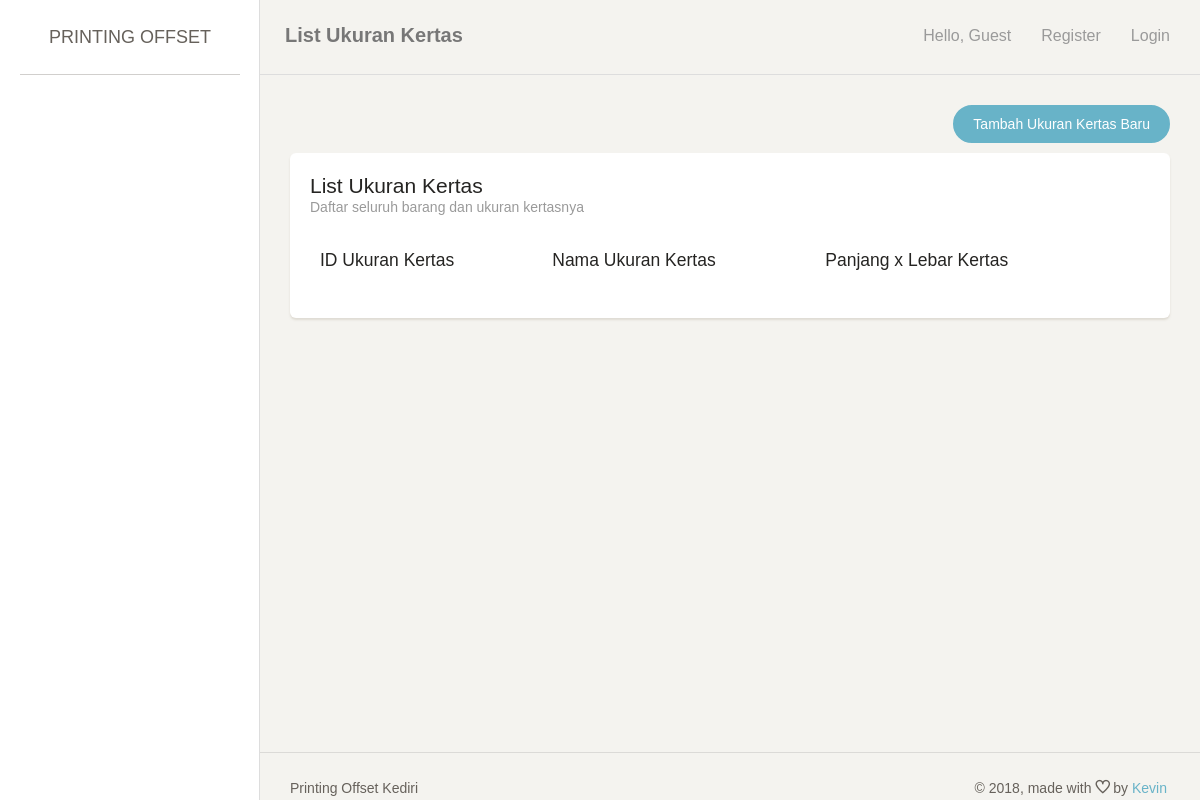
The app's page /index.php/ukurankertas, older data.
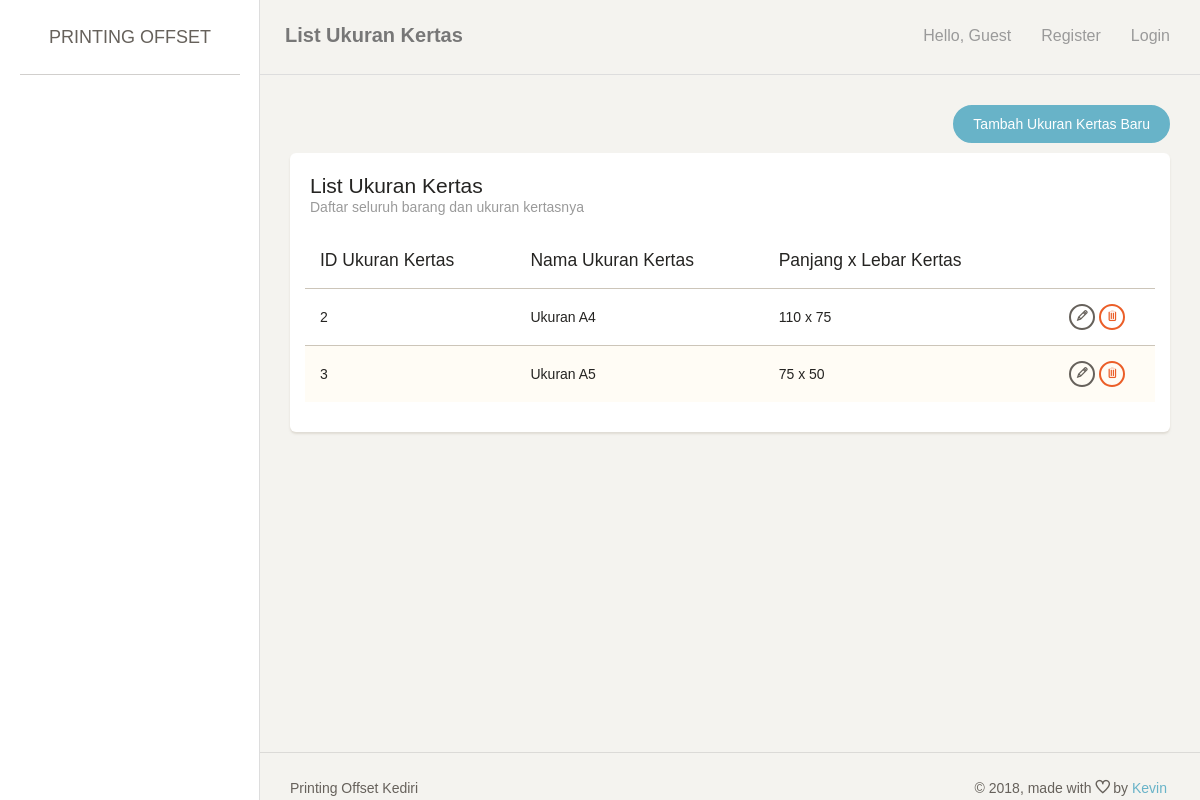
The same page, newer data.
### tables this page shows
CREATE TABLE `ukuran_kertas` (
  `id_ukuran_kertas` int(11) NOT NULL,
  `nama_ukuran_kertas` varchar(255) DEFAULT NULL,
  `panjang_kertas` int(11) DEFAULT NULL,
  `lebar_kertas` int(11) DEFAULT NULL
);

### application/controllers/UkuranKertas.php (called while the page is built, shortened)
<?php
class UkuranKertas extends CI_Controller {
	public function index() {
		$this->lst();
	}
	public function lst() {
		if ($_SESSION['printer']['user']['role'] == 0){
			$data['page_title'] = 'List Ukuran Kertas';
			$data['page_note'] = 'Daftar seluruh barang dan ukuran kertasnya';
			$data['row'] = $this->MUkuranKertas->getAll();
			$this->load->view('header', $data);
			$this->load->view('ukurankertas_list', $data);
			$this->load->view('footer', $data);
		} else {
			redirect('login');
		}
	}
}

### index.php (called while the page is built, shortened)
<?php
require_once BASEPATH.'core/CodeIgniter.php';

### application/models/UkuranKertas_model.php (called while the page is built, shortened)
<?php
class UkuranKertas_model extends CI_Model {
	public function getAll() {
		$this->db->where('id_ukuran_kertas <> 1');
		return $this->db->get('ukuran_kertas')->result_array();
	}
}

### application/views/ukurankertas_list.php (the view, shortened to what this page needs)
<div class="content">
    <div class="container-fluid">
        <div class="row">
            <div class="col-md-12">
                <div align="right" style="margin-bottom: 10px;">
                    <a href="<?= site_url('ukurankertas/add'); ?>" class="btn btn-info btn-fill btn-wd" >Tambah Ukuran Kertas Baru</a>
                </div>
                <div class="card">
                    <div class="header">
                        <h4 class="title"><?= $page_title; ?></h4>
                        <p class="category"><?= $page_note; ?></p>
                    </div>
                    <div class="content table-responsive">
                        <table id="myTable" class="table table-striped">
                            <thead><tr>
                                <th>ID Ukuran Kertas</th>
                                <th>Nama Ukuran Kertas</th>
                                <th>Panjang x Lebar Kertas</th>
                                <th></th>
                            </tr></thead>
                            <tbody>
                                <?php foreach ($row as $key => $value) {
                                    ?>
                                    <tr>
                                        <td><?= $value['id_ukuran_kertas']; ?></td>
                                        <td><?= $value['nama_ukuran_kertas']; ?></td>
                                        <td><?= $value['panjang_kertas'].' x '.$value['lebar_kertas']; ?></td>
                                        <td align="center">
                                            <a href="<?= site_url('ukurankertas/edit/'.$value['id_ukuran_kertas']); ?>" class="btn btn-waning btn-xs"><span class="ti-pencil" title="Edit"></span></a>
                                            <a href="<?= site_url('ukurankertas/delete/'.$value['id_ukuran_kertas']); ?>" class="btn btn-danger btn-xs"><span class="ti-trash" title="Delete"></span></a>
                                        </td>
                                    </tr>
                                    <?php
                                } ?>
                            </tbody>
                        </table>
                    </div>
                </div>
            </div>
        </div>
    </div>
</div>

Row changes from the older to the newer data that the page shows:
added ukuran_kertas: id_ukuran_kertas "2", nama_ukuran_kertas "Ukuran A4", panjang_kertas "110", lebar_kertas "75"
added ukuran_kertas: id_ukuran_kertas "3", nama_ukuran_kertas "Ukuran A5", panjang_kertas "75", lebar_kertas "50"
